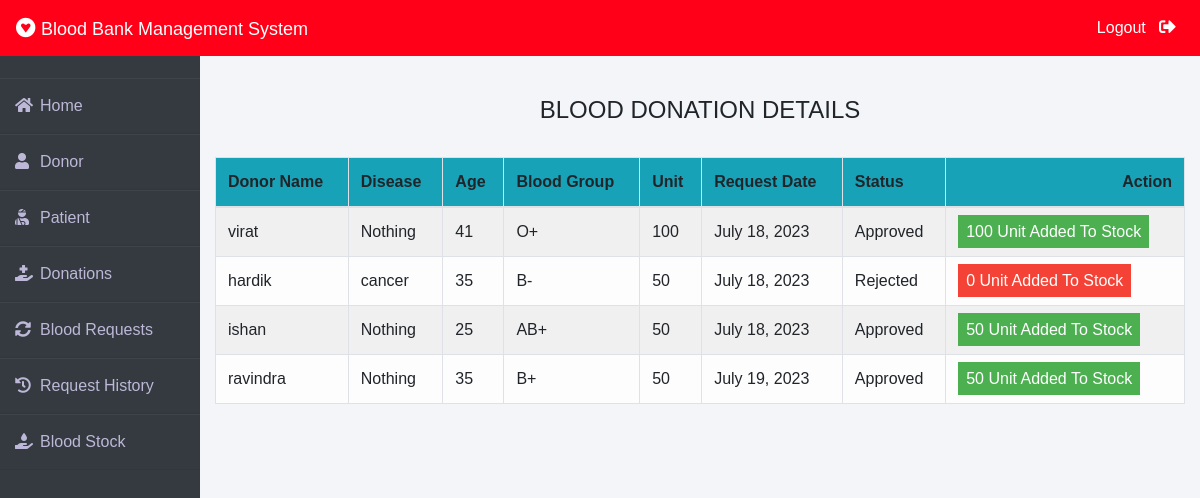
The app's page /admin-donation (signed in) with its own data.
### donor/models.py (models this page shows, shortened)
class BloodDonate(models.Model):
    donor=models.ForeignKey(Donor,on_delete=models.CASCADE)
    disease=models.CharField(max_length=100,default="Nothing")
    age=models.PositiveIntegerField()
    bloodgroup=models.CharField(max_length=10)
    unit=models.PositiveIntegerField(default=0)
    status=models.CharField(max_length=20,default="Pending")
    date=models.DateField(auto_now=True)

class Donor(models.Model):
    user=models.OneToOneField(User,on_delete=models.CASCADE)
    profile_pic= models.ImageField(upload_to='profile_pic/Donor/',null=True,blank=True)
    bloodgroup=models.CharField(max_length=10)
    address = models.CharField(max_length=40)
    mobile = models.CharField(max_length=20,null=False)
    def __str__(self):
        return self.user.first_name

### blood/views.py (the view)
# urls.py: path('admin-donation', views.admin_donation_view,name='admin-donation'),
@login_required(login_url='adminlogin')
def admin_donation_view(request):
    donations=dmodels.BloodDonate.objects.all()
    return render(request,'blood/admin_donation.html',{'donations':donations})

### templates/blood/admin_donation.html (shortened to what this page needs)
{% extends 'blood/adminbase.html' %}
{% block content %}
{% load widget_tweaks %}
{%load static%}
<head>
   </head>
<br><br>
<div class="container">
    <H4 class="text-center">BLOOD DONATION DETAILS</H4><br>
    <table class="table table-light table-hover table-bordered table-striped">
        <thead class="bg-info">
            <tr>
                <th scope="col">Donor Name</th>
                <th scope="col">Disease</th>
                <th scope="col">Age</th>
                <th scope="col">Blood Group</th>
                <th scope="col">Unit</th>
                <th scope="col">Request Date</th>
                <th scope="col">Status</th>
                <th class="text-right">Action</th>
            </tr>
        </thead>
        <tbody>
            {% for t in donations %}
            <tr>
                <td> {{t.donor}}</td>
                <td> {{t.disease}}</td>
                <td> {{t.age}}</td>
                <td>{{t.bloodgroup}}</td>
                <td>{{t.unit}}</td>
                <td>{{t.date}}</td>
                <td>{{t.status}}</td>
                {% if t.status == 'Pending' %}
                <td class="text-right">
                    <button class="btn btn-primary badge-pill" style="width: 100px;"><a  style="text-decoration: none;color: white;" href="{% url 'approve-donation' t.id  %}">APPROVE</a> </button>
                    <button class="btn btn-danger badge-pill" style="width: 80px;"><a  style="text-decoration: none;color: white;" href="{% url 'reject-donation' t.id  %}">REJECT</a> </button>
                </td>
                {% elif  t.status == 'Approved' %}
                <td><span class="label success">{{t.unit}} Unit Added To Stock</span></td>
                {% else %}
                <td><span class="label danger">0 Unit Added To Stock</span></td>
                {% endif %}
            </tr>
            {% endfor %}
        </tbody>
    </table>
</div>
{% endblock content %}

### templates/blood/adminbase.html (style rules this page uses)
* { margin: 0; padding: 0; box-sizing: border-box; list-style: none; text-decoration: none; font-family: 'Josefin Sans', sans-serif; }
body { background-color: #f3f5f9; }

### templates/blood/admin_donation.html (style rules this page uses)
.label { color: white; padding: 8px; }
.success { background-color: #4CAF50; }
.danger { background-color: #f44336; }

### records on screen
BloodDonate: donor "virat", disease "Nothing", age "41", bloodgroup "O+", unit "100", date "July 18, 2023", status "Approved"
BloodDonate: donor "hardik", disease "cancer", age "35", bloodgroup "B-", unit "50", date "July 18, 2023", status "Rejected", shows "0 Unit Added To Stock"
BloodDonate: donor "ishan", disease "Nothing", age "25", bloodgroup "AB+", unit "50", date "July 18, 2023", status "Approved"
BloodDonate: donor "ravindra", disease "Nothing", age "35", bloodgroup "B+", unit "50", date "July 19, 2023", status "Approved"
